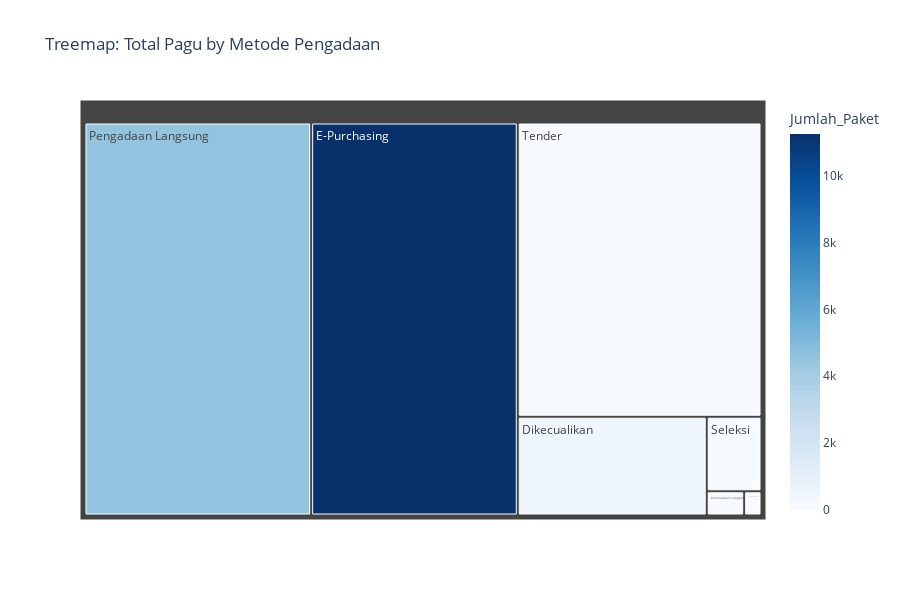

The cell this chart's notebook holds for it:
### Markdown cell above
### 3.6 Treemap - Metode Pengadaan

### Code cell
# Aggregate by metode
metode_agg = df.groupby('metode_pengadaan').agg({
    'pagu': 'sum',
    'kd_rup': 'count'
}).reset_index()
metode_agg.columns = ['Metode', 'Total_Pagu', 'Jumlah_Paket']

# Create treemap
fig = px.treemap(metode_agg,
                 path=['Metode'],
                 values='Total_Pagu',
                 title='Treemap: Total Pagu by Metode Pengadaan',
                 color='Jumlah_Paket',
                 color_continuous_scale='Blues',
                 hover_data={'Jumlah_Paket': True, 'Total_Pagu': ':,.0f'})

fig.update_layout(height=600)
fig.show()

### Figure 1 — Plotly figure (JSON) as saved in the notebook; plotly's stock layout.template omitted (floating-point values rounded to 4 significant figures)
{"data": [{"branchvalues": "total", "customdata": [[497.0, 148100000000.0], [11240.0, 644400000000.0], [1.0, 1984000.0], [4515.0, 707000000000.0], [48.0, 7201000000.0], [44.0, 32410000000.0], [77.0, 569100000000.0], [3.0, 3328000000.0]], "domain": {"x": [0, 1], "y": [0, 1]}, "hovertemplate": "labels=%{label}<br>Total_Pagu=%{customdata[1]:,.0f}<br>parent=%{parent}<br>id=%{id}<br>Jumlah_Paket=%{color}<extra></extra>", "ids": ["Dikecualikan", "E-Purchasing", "Kontes", "Pengadaan Langsung", "Penunjukan Langsung", "Seleksi", "Tender", "Tender Cepat"], "labels": ["Dikecualikan", "E-Purchasing", "Kontes", "Pengadaan Langsung", "Penunjukan Langsung", "Seleksi", "Tender", "Tender Cepat"], "marker": {"coloraxis": "coloraxis", "colors": [497.0, 11240.0, 1.0, 4515.0, 48.0, 44.0, 77.0, 3.0]}, "name": "", "parents": ["", "", "", "", "", "", "", ""], "type": "treemap", "values": [148100000000.0, 644400000000.0, 1984000.0, 707000000000.0, 7201000000.0, 32410000000.0, 569100000000.0, 3328000000.0]}], "layout": {"coloraxis": {"colorbar": {"title": {"text": "Jumlah_Paket"}}, "colorscale": [[0, "rgb(247,251,255)"], [0.125, "rgb(222,235,247)"], [0.25, "rgb(198,219,239)"], [0.375, "rgb(158,202,225)"], [0.5, "rgb(107,174,214)"], [0.625, "rgb(66,146,198)"], [0.75, "rgb(33,113,181)"], [0.875, "rgb(8,81,156)"], [1, "rgb(8,48,107)"]]}, "height": 600, "legend": {"tracegroupgap": 0}, "title": {"text": "Treemap: Total Pagu by Metode Pengadaan"}}}
